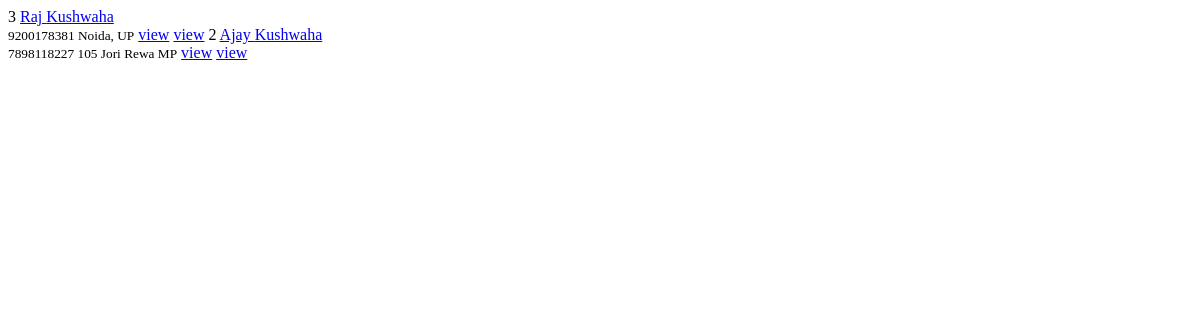
The app's page /customer_list/, older data.
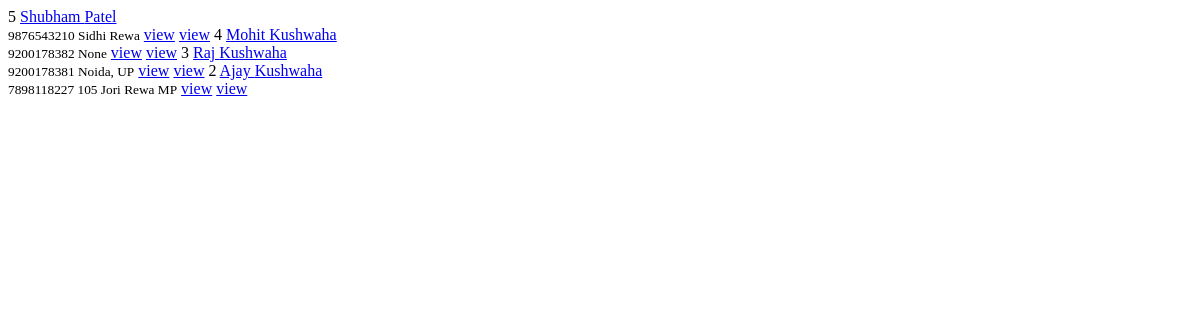
The same page, newer data.
### users/models.py (models this page shows, shortened)
class CustomerUser(AbstractBaseUser, PermissionsMixin):
    email = models.EmailField(unique=True,blank=True,null=True)
    mobile = models.CharField(unique=True,max_length=10)
    first_name = models.CharField(max_length=30, blank=True)
    last_name = models.CharField(max_length=30, blank=True)
    is_active = models.BooleanField(default=True)
    is_staff = models.BooleanField(default=False)
    address=models.TextField(null=True,blank=True)
    backup_password=models.CharField(max_length=200,null=True,blank=True)
    objects = CustomUserManager()
    USERNAME_FIELD = 'mobile'
    REQUIRED_FIELDS = ['first_name', 'last_name']

### users/views.py (the view)
# urls.py: path('customer_list/', views.customer_list,name='customer_list'),
def customer_list(request):
    context = {}
    customers_list = CustomerUser.objects.filter(is_staff=False).order_by('-id')
    v_key=request.GET.get('name')
    print(v_key)
    if v_key:
        customers_list=customers_list.filter(first_name__istartswith=v_key)
    context['customers_list'] = customers_list
    return render(request, "customers/customer_list.html",context)

### users/templates/customers/customer_list.html
{% for cus in customers_list %}
<tr>
    <td>{{cus.id}}</td>
    <td><span class="text-primary"><a href="/profile/?user={{cus.id}}">{{cus.first_name}}  {{cus.last_name}}</a></span> <br>
        <small class="text-muted">{{cus.mobile}} {{cus.address}}</small>
    </td>
    <td><a href="/orders/?bycustomer={{cus.id}}">view</a></td>
    <td><a href="#">view</a></td>
</tr>
{% endfor %}

Row changes from the older to the newer data that the page shows:
added CustomerUser: id "5", first_name "Shubham", last_name "Patel", mobile "9876543210", address "Sidhi Rewa"
added CustomerUser: id "4", first_name "Mohit", last_name "Kushwaha", mobile "9200178382", address "None"
